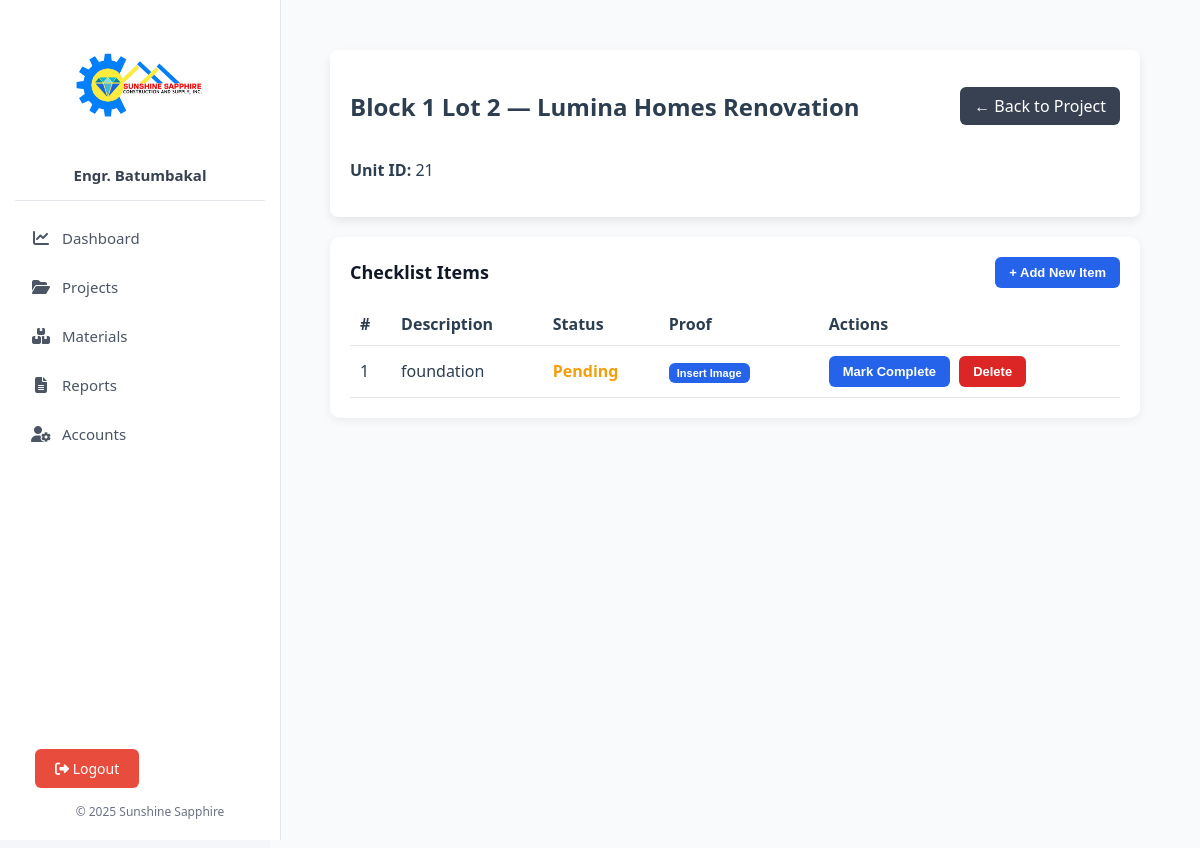
Screenshot of /checklist/view_checklist.php?unit_id=21&project_id=2 (signed in) with the database file from the repository.
### tables this page shows
CREATE TABLE `project_units` (
  `id` int(11) NOT NULL AUTO_INCREMENT,
  `project_id` int(11) NOT NULL,
  `name` varchar(100) NOT NULL,
  `description` text DEFAULT NULL,
  `progress` int(11) DEFAULT 0,
  `created_at` datetime DEFAULT current_timestamp(),
  PRIMARY KEY (`id`),
  KEY `project_id` (`project_id`),
  CONSTRAINT `project_units_ibfk_1` FOREIGN KEY (`project_id`) REFERENCES `projects` (`id`) ON DELETE CASCADE
);

CREATE TABLE `projects` (
  `id` int(11) NOT NULL AUTO_INCREMENT,
  `name` varchar(255) NOT NULL,
  `location` varchar(255) DEFAULT NULL,
  `units` int(11) NOT NULL DEFAULT 0,
  `progress` int(11) DEFAULT 0,
  `status` enum('Ongoing','Completed','Pending') NOT NULL DEFAULT 'Pending',
  `is_deleted` tinyint(1) DEFAULT 0,
  `deleted_at` datetime DEFAULT NULL,
  `created_at` timestamp NOT NULL DEFAULT current_timestamp(),
  `folder_path` varchar(255) DEFAULT NULL,
  PRIMARY KEY (`id`)
);

CREATE TABLE `project_checklists` (
  `id` int(11) NOT NULL AUTO_INCREMENT,
  `project_id` int(11) NOT NULL,
  `item_description` varchar(500) DEFAULT NULL,
  `is_completed` tinyint(1) DEFAULT 0,
  `completed_by_user_id` int(11) DEFAULT NULL,
  `completed_at` datetime DEFAULT NULL,
  `created_at` timestamp NOT NULL DEFAULT current_timestamp(),
  `unit_id` int(11) DEFAULT NULL,
  `proof_image_path` varchar(255) DEFAULT NULL,
  PRIMARY KEY (`id`),
  UNIQUE KEY `unique_checklist_item` (`project_id`,`unit_id`,`item_description`),
  KEY `completed_by_user_id` (`completed_by_user_id`),
  KEY `unit_id` (`unit_id`),
  CONSTRAINT `project_checklists_ibfk_1` FOREIGN KEY (`project_id`) REFERENCES `projects` (`id`) ON DELETE CASCADE,
  CONSTRAINT `project_checklists_ibfk_2` FOREIGN KEY (`completed_by_user_id`) REFERENCES `users` (`id`) ON DELETE SET NULL,
  CONSTRAINT `project_checklists_ibfk_3` FOREIGN KEY (`unit_id`) REFERENCES `project_units` (`id`) ON DELETE CASCADE
);

### checklist/view_checklist.php (the view, shortened to what this page needs)
<?php
require_once __DIR__ . '/../includes/db.php';
$project_id = (int)$_GET['project_id'];
$unit_id = (int)$_GET['unit_id'];
$project = $conn->query("SELECT name FROM projects WHERE id = $project_id")->fetch_assoc();
$unit = $conn->query("SELECT name FROM project_units WHERE id = $unit_id")->fetch_assoc();
include '../includes/header.php';
?>
<div class="main-content-wrapper">
  <div class="project-header-card">
    <div class="header-row">
      <h2><?= htmlspecialchars($unit['name']); ?> — <?= htmlspecialchars($project['name']); ?></h2>
      <a href="../modules/view_project.php?id=<?= $project_id; ?>" class="btn-back">← Back to Project</a>
    </div>
    <p><strong>Unit ID:</strong> <?= $unit_id; ?></p>
  </div>
  <div class="checklist-container">
    <div class="checklist-header">
      <h3>Checklist Items</h3>
      <button class="btn btn-primary" onclick="toggleAddOverlay(true)">+ Add New Item</button>
    </div>
    <div id="checklistTableContainer">
      <?php
      $checklists = $conn->query("
        SELECT pc.*,
               (SELECT COUNT(*) FROM checklist_images ci WHERE ci.checklist_id = pc.id) as image_count
        FROM project_checklists pc
        WHERE pc.project_id = $project_id AND pc.unit_id = $unit_id
        ORDER BY pc.id ASC
      ");
      if ($checklists->num_rows > 0): ?>
        <div class="checklist-table">
          <table>
            <thead>
              <tr>
                <th>#</th>
                <th>Description</th>
                <th>Status</th>
                <th>Proof</th>
                <th>Actions</th>
              </tr>
            </thead>
            <tbody>
              <?php $i = 1; while($item = $checklists->fetch_assoc()):
                $image_count = (int)$item['image_count'];
              ?>
                <tr>
                  <td><?= $i++; ?></td>
                  <td><?= htmlspecialchars($item['item_description']); ?></td>
                  <td>
                    <?php if ($item['is_completed']): ?>
                      <span class="status completed">Completed</span>
                    <?php else: ?>
                      <span class="status pending">Pending</span>
                    <?php endif; ?>
                  </td>
                  <td style="width:140px;">
                    <?php if ($image_count > 0): ?>
                       <button class="btn-primary action-btn btn-sm view-images-btn"
                               data-id="<?= $item['id']; ?>"
                               data-item-desc="<?= htmlspecialchars($item['item_description']); ?>"
                               style="background:#16a34a !important;">View (<?= $image_count ?>) Image<?= $image_count > 1 ? 's' : '' ?></button>
                    <?php else: ?>
                       <button class="btn-primary action-btn btn-sm insert-image-btn"
                               data-id="<?= $item['id']; ?>"
                               data-item-desc="<?= htmlspecialchars($item['item_description']); ?>">Insert Image</button>
                    <?php endif; ?>
                  </td>
                  <td>
                    <?php if ($item['is_completed']): ?>
                      <button class="btn-cancel action-btn" data-action="uncheck" data-id="<?= $item['id']; ?>">Uncheck</button>
                    <?php else: ?>
                      <button class="btn-primary action-btn" data-action="check" data-id="<?= $item['id']; ?>">Mark Complete</button>
                    <?php endif; ?>
                    <button class="btn-delete delete-btn" data-id="<?= $item['id']; ?>">Delete</button>
                  </td>
                </tr>
              <?php endwhile; ?>
            </tbody>
          </table>
        </div>
      <?php else: ?>
        <p style="color:#888;">No checklist items yet for this unit.</p>
      <?php endif; ?>
    </div>
  </div>
</div>
<?php require_once __DIR__ . '/../includes/footer.php'; ?>

### includes/header.php (style rules this page uses)
body { margin: 0; font-family: "Segoe UI", sans-serif; background-color: #f4f6f9; color: #2c3e50; }

### checklist/view_checklist.php (style rules this page uses)
.main-content-wrapper { padding:20px; }
.project-header-card { background:#fff;padding:20px;border-radius:8px;margin-bottom:20px;box-shadow:0 4px 10px rgba(0,0,0,0.08); }
.header-row { display:flex;justify-content:space-between;align-items:center; }
.btn-back { background:#374151;color:#fff;text-decoration:none;padding:8px 14px;border-radius:6px; }
.checklist-container { background: #fff; border-radius: 10px; box-shadow: 0 3px 10px rgba(0,0,0,0.06); padding: 20px; margin-top: 15px; }
.checklist-header { display: flex; justify-content: space-between; align-items: center; margin-bottom: 15px; }
.checklist-header h3 { margin: 0; font-size: 18px; font-weight: 700; color: #111827; }
table { width:100%;border-collapse:collapse;margin-top:10px; }
th,td { padding:10px;border-bottom:1px solid #e5e7eb;text-align:left; }
.status.pending { color:#f59e0b;font-weight:600; }
.btn, .btn-primary, .btn-cancel, .btn-delete { border: none; outline: none; box-shadow: none; cursor: pointer; font-weight: 600; border-radius: 6px; transition: background 0.2s ease, transform 0.1s ease; font-size: 13px; padding: 8px 14px; }
.btn-primary { background: #2563eb; color: #fff; }
.btn-delete { background: #dc2626; color: #fff; }
td button { margin-right: 5px; padding: 6px 10px; white-space: nowrap; }
.btn-sm { font-size: 11px !important; padding: 4px 8px !important; }

### rows the page displays
project_units: name "Block 1 Lot 2"
projects: name "Lumina Homes Renovation"
project_checklists: item_description "foundation", is_completed "Pending"

### other values shown
$_SESSION['display_name'] "Engr. Batumbakal"
$unit_id "21"
